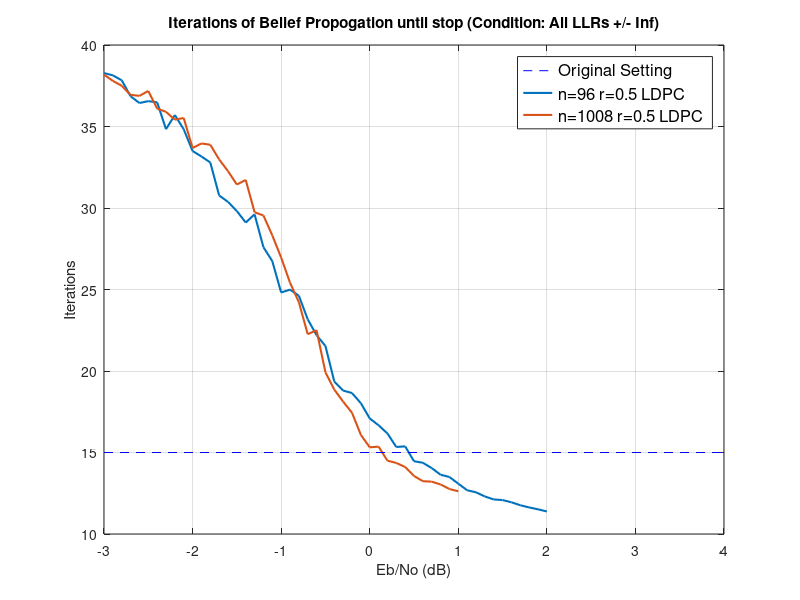

Recreate this plot in MATLAB.
clear
A = load('errorBars/errorbars-data2.mat'); %96x48 code
B = load('SavedGraphData/0.5-1008-504-AWGN-4.mat'); %1008x504 code

A.x = A.I(:,1) - 3;
A.iter = A.I(:,3);
B.x = B.I(:,1) - 3;
B.iter = B.I(:,2);

myX = [-3,4];
myY = [15,15];

graphA = plot(A.x,A.iter,'DisplayName','n=96 r=0.5 LDPC','LineWidth',1.5);
hold on; grid on;
graphB = plot(B.x,B.iter,'DisplayName','n=1008 r=0.5 LDPC','LineWidth',1.5);
baseLine = plot(myX,myY,'--','color','blue','DisplayName','Original Setting');
xlabel('Eb/No (dB)');
ylabel('Iterations');
title('Iterations of Belief Propogation until stop (Condition: All LLRs +/- Inf)');
lgnd = legend([baseLine graphA graphB]);
set(lgnd,'FontSize',12,'Location','NorthEast');